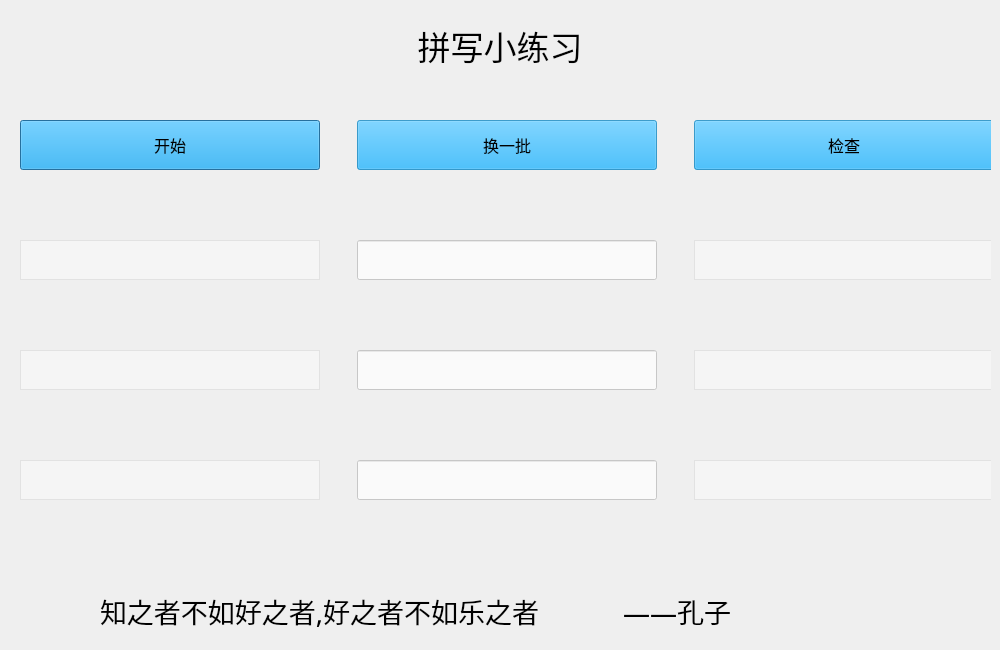
<?xml version="1.0" encoding="UTF-8"?>
<ui version="4.0">
 <class>Input</class>
 <widget class="QDialog" name="Input">
  <property name="geometry">
   <rect>
    <x>0</x>
    <y>0</y>
    <width>1000</width>
    <height>650</height>
   </rect>
  </property>
  <property name="windowTitle">
   <string>Dialog</string>
  </property>
  <widget class="QWidget" name="verticalLayoutWidget">
   <property name="geometry">
    <rect>
     <x>10</x>
     <y>10</y>
     <width>981</width>
     <height>631</height>
    </rect>
   </property>
   <layout class="QVBoxLayout" name="base_ver" stretch="1,5,0">
    <property name="spacing">
     <number>50</number>
    </property>
    <property name="sizeConstraint">
     <enum>QLayout::SetMaximumSize</enum>
    </property>
    <property name="leftMargin">
     <number>10</number>
    </property>
    <property name="topMargin">
     <number>10</number>
    </property>
    <property name="rightMargin">
     <number>10</number>
    </property>
    <property name="bottomMargin">
     <number>10</number>
    </property>
    <item>
     <layout class="QHBoxLayout" name="hor_1" stretch="0">
      <property name="sizeConstraint">
       <enum>QLayout::SetMaximumSize</enum>
      </property>
      <item>
       <widget class="QLabel" name="title">
        <property name="enabled">
         <bool>true</bool>
        </property>
        <property name="sizePolicy">
         <sizepolicy hsizetype="Preferred" vsizetype="Preferred">
          <horstretch>0</horstretch>
          <verstretch>0</verstretch>
         </sizepolicy>
        </property>
        <property name="minimumSize">
         <size>
          <width>500</width>
          <height>50</height>
         </size>
        </property>
        <property name="maximumSize">
         <size>
          <width>500</width>
          <height>50</height>
         </size>
        </property>
        <property name="font">
         <font>
          <family>华文彩云</family>
          <pointsize>25</pointsize>
          <weight>50</weight>
          <italic>false</italic>
          <bold>false</bold>
         </font>
        </property>
        <property name="text">
         <string>拼写小练习</string>
        </property>
        <property name="alignment">
         <set>Qt::AlignCenter</set>
        </property>
       </widget>
      </item>
     </layout>
    </item>
    <item>
     <layout class="QGridLayout" name="gridLayout" rowstretch="1,1,1,1" columnstretch="1,1,1">
      <property name="verticalSpacing">
       <number>70</number>
      </property>
      <item row="0" column="0">
       <widget class="QPushButton" name="p_but_start">
        <property name="minimumSize">
         <size>
          <width>300</width>
          <height>50</height>
         </size>
        </property>
        <property name="maximumSize">
         <size>
          <width>300</width>
          <height>50</height>
         </size>
        </property>
        <property name="font">
         <font>
          <pointsize>12</pointsize>
         </font>
        </property>
        <property name="styleSheet">
         <string notr="true">background-color: rgba(0, 170, 255, 170);</string>
        </property>
        <property name="text">
         <string>开始</string>
        </property>
       </widget>
      </item>
      <item row="1" column="0">
       <widget class="QTextBrowser" name="t_bro_word_1">
        <property name="minimumSize">
         <size>
          <width>300</width>
          <height>40</height>
         </size>
        </property>
        <property name="maximumSize">
         <size>
          <width>300</width>
          <height>40</height>
         </size>
        </property>
        <property name="font">
         <font>
          <pointsize>14</pointsize>
         </font>
        </property>
        <property name="styleSheet">
         <string notr="true">background-color: rgba(255, 255, 255, 100);</string>
        </property>
       </widget>
      </item>
      <item row="0" column="1">
       <widget class="QPushButton" name="p_but_change">
        <property name="minimumSize">
         <size>
          <width>300</width>
          <height>50</height>
         </size>
        </property>
        <property name="maximumSize">
         <size>
          <width>300</width>
          <height>50</height>
         </size>
        </property>
        <property name="font">
         <font>
          <pointsize>12</pointsize>
         </font>
        </property>
        <property name="styleSheet">
         <string notr="true">background-color: rgba(0, 170, 255, 170);</string>
        </property>
        <property name="text">
         <string>换一批</string>
        </property>
       </widget>
      </item>
      <item row="1" column="2">
       <widget class="QTextBrowser" name="t_bro_ans_1">
        <property name="minimumSize">
         <size>
          <width>300</width>
          <height>40</height>
         </size>
        </property>
        <property name="maximumSize">
         <size>
          <width>300</width>
          <height>40</height>
         </size>
        </property>
        <property name="font">
         <font>
          <pointsize>14</pointsize>
         </font>
        </property>
        <property name="styleSheet">
         <string notr="true">background-color: rgba(255, 255, 255, 100);</string>
        </property>
       </widget>
      </item>
      <item row="1" column="1">
       <widget class="QLineEdit" name="l_ed_1">
        <property name="minimumSize">
         <size>
          <width>300</width>
          <height>40</height>
         </size>
        </property>
        <property name="maximumSize">
         <size>
          <width>300</width>
          <height>40</height>
         </size>
        </property>
        <property name="font">
         <font>
          <pointsize>14</pointsize>
         </font>
        </property>
        <property name="styleSheet">
         <string notr="true">background-color: rgba(255, 255, 255, 180);</string>
        </property>
       </widget>
      </item>
      <item row="0" column="2">
       <widget class="QPushButton" name="p_but_check">
        <property name="minimumSize">
         <size>
          <width>300</width>
          <height>50</height>
         </size>
        </property>
        <property name="maximumSize">
         <size>
          <width>300</width>
          <height>50</height>
         </size>
        </property>
        <property name="font">
         <font>
          <pointsize>12</pointsize>
         </font>
        </property>
        <property name="styleSheet">
         <string notr="true">background-color: rgba(0, 170, 255, 170);</string>
        </property>
        <property name="text">
         <string>检查</string>
        </property>
       </widget>
      </item>
      <item row="2" column="2">
       <widget class="QTextBrowser" name="t_bro_ans_2">
        <property name="minimumSize">
         <size>
          <width>300</width>
          <height>40</height>
         </size>
        </property>
        <property name="maximumSize">
         <size>
          <width>300</width>
          <height>40</height>
         </size>
        </property>
        <property name="font">
         <font>
          <pointsize>14</pointsize>
         </font>
        </property>
        <property name="styleSheet">
         <string notr="true">background-color: rgba(255, 255, 255, 100);</string>
        </property>
       </widget>
      </item>
      <item row="2" column="0">
       <widget class="QTextBrowser" name="t_bro_word_2">
        <property name="minimumSize">
         <size>
          <width>300</width>
          <height>40</height>
         </size>
        </property>
        <property name="maximumSize">
         <size>
          <width>300</width>
          <height>40</height>
         </size>
        </property>
        <property name="font">
         <font>
          <pointsize>14</pointsize>
         </font>
        </property>
        <property name="styleSheet">
         <string notr="true">background-color: rgba(255, 255, 255, 100);</string>
        </property>
       </widget>
      </item>
      <item row="3" column="0">
       <widget class="QTextBrowser" name="t_bro_word_3">
        <property name="minimumSize">
         <size>
          <width>300</width>
          <height>40</height>
         </size>
        </property>
        <property name="maximumSize">
         <size>
          <width>300</width>
          <height>40</height>
         </size>
        </property>
        <property name="font">
         <font>
          <pointsize>14</pointsize>
         </font>
        </property>
        <property name="styleSheet">
         <string notr="true">background-color: rgba(255, 255, 255, 100);</string>
        </property>
       </widget>
      </item>
      <item row="3" column="2">
       <widget class="QTextBrowser" name="t_bro_ans_3">
        <property name="minimumSize">
         <size>
          <width>300</width>
          <height>40</height>
         </size>
        </property>
        <property name="maximumSize">
         <size>
          <width>300</width>
          <height>40</height>
         </size>
        </property>
        <property name="font">
         <font>
          <pointsize>14</pointsize>
         </font>
        </property>
        <property name="styleSheet">
         <string notr="true">background-color: rgba(255, 255, 255, 100);</string>
        </property>
       </widget>
      </item>
      <item row="2" column="1">
       <widget class="QLineEdit" name="l_ed_2">
        <property name="minimumSize">
         <size>
          <width>300</width>
          <height>40</height>
         </size>
        </property>
        <property name="maximumSize">
         <size>
          <width>300</width>
          <height>40</height>
         </size>
        </property>
        <property name="font">
         <font>
          <pointsize>14</pointsize>
         </font>
        </property>
        <property name="styleSheet">
         <string notr="true">background-color: rgba(255, 255, 255, 180);</string>
        </property>
       </widget>
      </item>
      <item row="3" column="1">
       <widget class="QLineEdit" name="l_ed_3">
        <property name="minimumSize">
         <size>
          <width>300</width>
          <height>40</height>
         </size>
        </property>
        <property name="maximumSize">
         <size>
          <width>300</width>
          <height>40</height>
         </size>
        </property>
        <property name="font">
         <font>
          <pointsize>14</pointsize>
         </font>
        </property>
        <property name="styleSheet">
         <string notr="true">background-color: rgba(255, 255, 255, 180);</string>
        </property>
       </widget>
      </item>
     </layout>
    </item>
    <item alignment="Qt::AlignHCenter|Qt::AlignBottom">
     <widget class="QLabel" name="lab_info">
      <property name="minimumSize">
       <size>
        <width>800</width>
        <height>40</height>
       </size>
      </property>
      <property name="maximumSize">
       <size>
        <width>800</width>
        <height>40</height>
       </size>
      </property>
      <property name="font">
       <font>
        <family>华文楷体</family>
        <pointsize>20</pointsize>
       </font>
      </property>
      <property name="text">
       <string>知之者不如好之者,好之者不如乐之者            ——孔子</string>
      </property>
     </widget>
    </item>
   </layout>
  </widget>
 </widget>
 <resources/>
 <connections/>
</ui>
